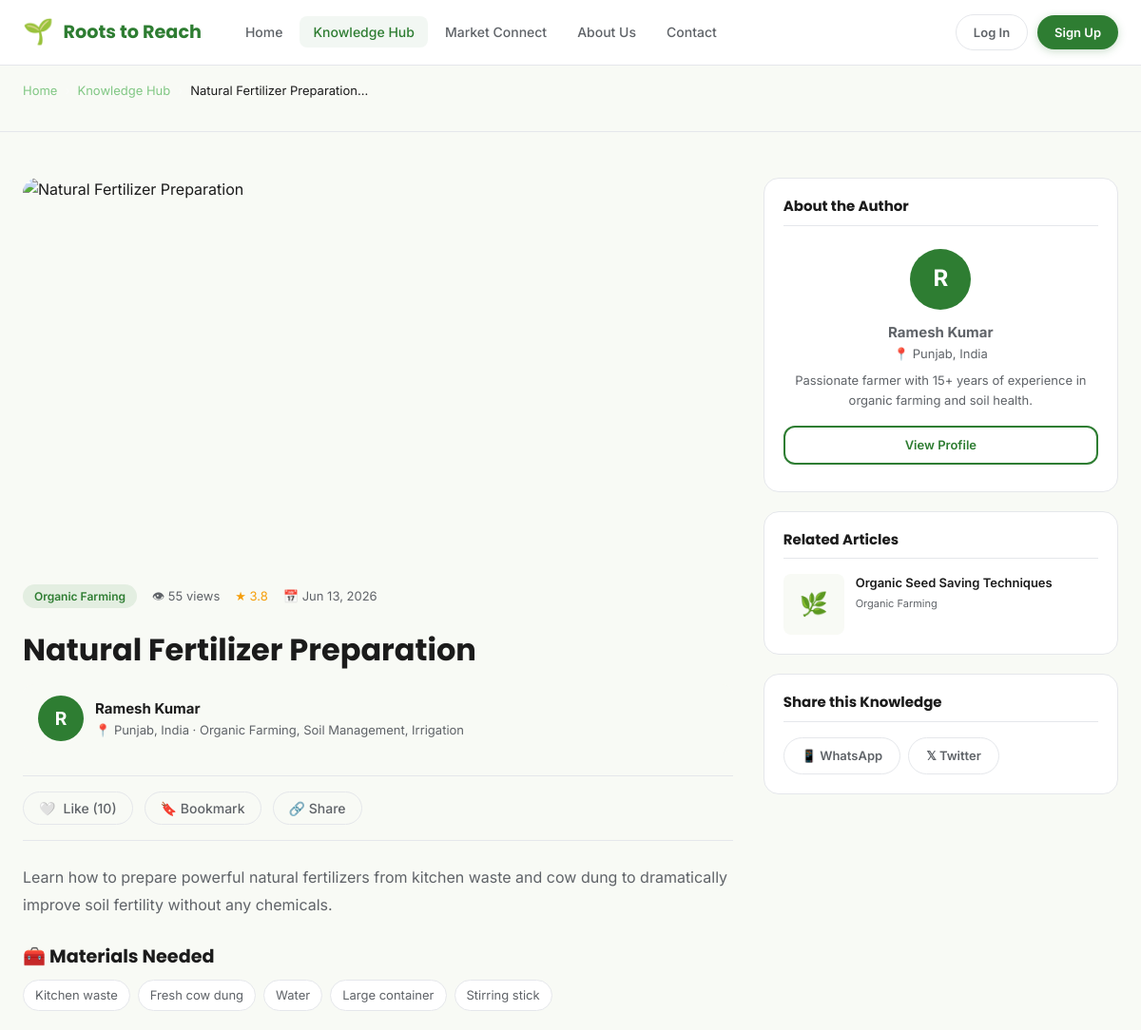
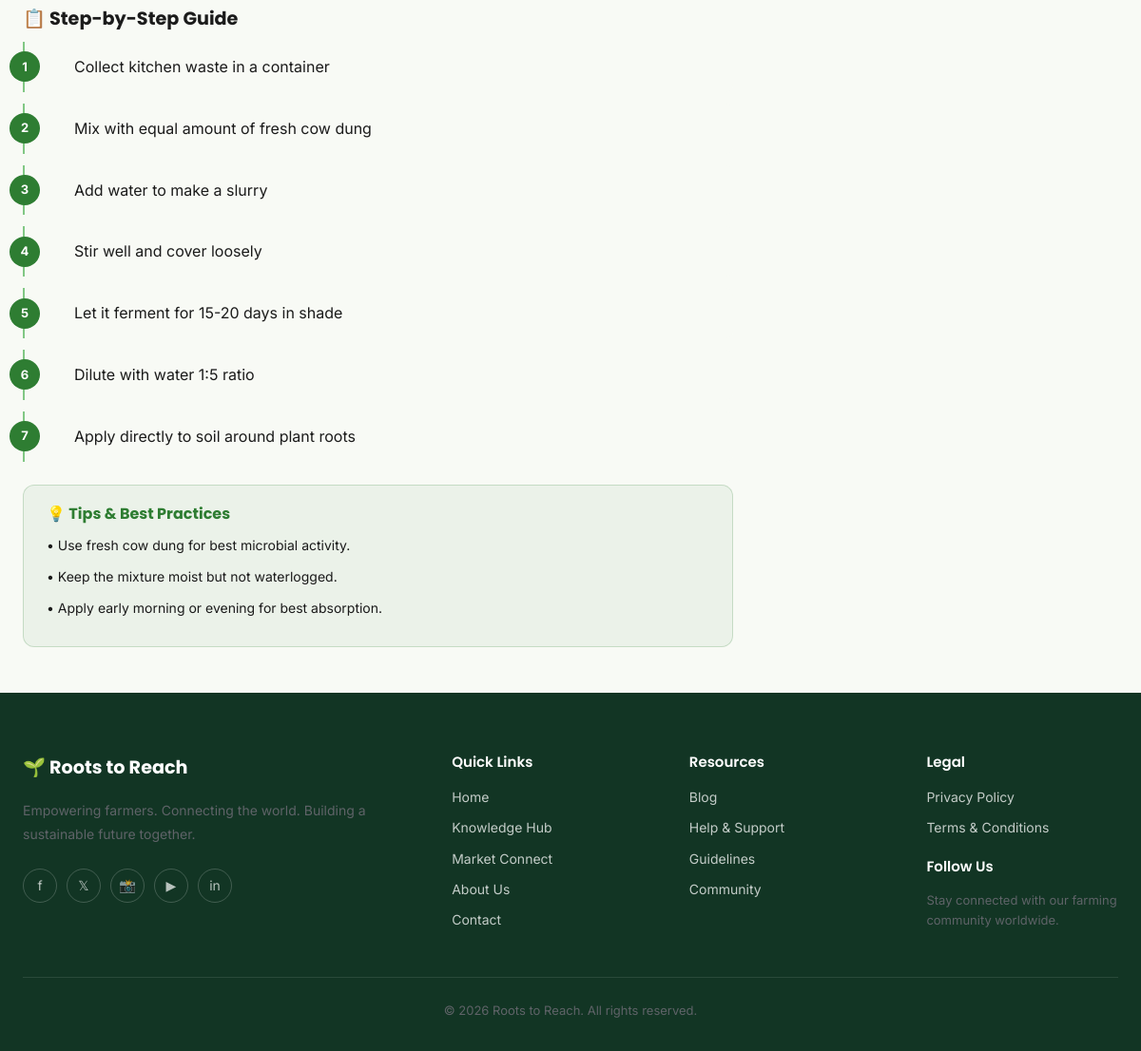
Page /knowledge/1 on the committed database (2 pictures, top to bottom).
### models.py (models this page shows, shortened)
class KnowledgePost(db.Model):
    __tablename__ = 'knowledge_posts'
    id = db.Column(db.Integer, primary_key=True)
    title = db.Column(db.String(200), nullable=False)
    category = db.Column(db.String(100), nullable=False)
    description = db.Column(db.Text, nullable=False)
    steps = db.Column(db.Text)
    tips = db.Column(db.Text)
    materials = db.Column(db.Text)
    image = db.Column(db.String(200), default='default_knowledge.jpg')
    user_id = db.Column(db.Integer, db.ForeignKey('users.id'), nullable=False)
    views = db.Column(db.Integer, default=0)
    likes = db.Column(db.Integer, default=0)
    rating = db.Column(db.Float, default=4.0)
    created_at = db.Column(db.DateTime, default=datetime.utcnow)
    is_published = db.Column(db.Boolean, default=True)

class User(db.Model):
    __tablename__ = 'users'
    id = db.Column(db.Integer, primary_key=True)
    full_name = db.Column(db.String(120), nullable=False)
    email = db.Column(db.String(120), unique=True, nullable=False)
    phone = db.Column(db.String(20))
    location = db.Column(db.String(200))
    bio = db.Column(db.Text)
    skills = db.Column(db.String(300))
    password_hash = db.Column(db.String(256), nullable=False)
    role = db.Column(db.String(20), default='farmer')  # farmer, buyer, admin
    avatar = db.Column(db.String(200), default='default_avatar.png')
    created_at = db.Column(db.DateTime, default=datetime.utcnow)
    is_active = db.Column(db.Boolean, default=True)
    knowledge_posts = db.relationship('KnowledgePost', backref='author', lazy=True, foreign_keys='KnowledgePost.user_id')
    products = db.relationship('Product', backref='seller', lazy=True)
    notifications = db.relationship('Notification', backref='user', lazy=True)

### app.py (the view)
@app.route('/knowledge/<int:post_id>')
def knowledge_detail(post_id):
    post = db.session.get(KnowledgePost, post_id) or abort(404)
    post.views += 1
    db.session.commit()
    related = KnowledgePost.query.filter(
        KnowledgePost.category == post.category,
        KnowledgePost.id != post.id
    ).limit(3).all()
    u = current_user()
    is_owner = u is not None and u.id == post.user_id
    return render_template('knowledge_detail.html', post=post, related=related, user=u, is_owner=is_owner)

### app.py (called while the page is built)
def current_user():
    if 'user_id' in session:
        return db.session.get(User, session['user_id'])
    return None

@app.context_processor
def inject_helpers():
    return dict(get_img_url=get_img_url)

### templates/knowledge_detail.html (shortened to what this page needs)
{% extends "base.html" %}
{% block extra_css %}<link rel="stylesheet" href="{{ url_for('static', filename='css/pages.css') }}">{% endblock %}
{% block content %}
<div style="background:var(--bg-light);padding:16px 0;border-bottom:1px solid var(--border)">
  <div class="container">
    <div class="breadcrumb" style="justify-content:flex-start">
      <a href="{{ url_for('home') }}">Home</a><span>›</span>
      <a href="{{ url_for('knowledge_hub') }}">Knowledge Hub</a><span>›</span>
      <span style="color:var(--text-primary)">{{ post.title[:40] }}...</span>
    </div>
  </div>
</div>
<section class="section-sm">
  <div class="container">
    <div class="detail-layout">
      <div class="detail-main">
        {% set imgs = ['https://images.unsplash.com/photo-1416879595882-3373a0480b5b?w=900&q=80','https://images.unsplash.com/photo-1500382017468-9049fed747ef?w=900&q=80','https://images.unsplash.com/photo-1574943320219-553eb213f72d?w=900&q=80','https://images.unsplash.com/photo-1464226184884-fa280b87c399?w=900&q=80','https://images.unsplash.com/photo-1560493676-04071c5f467b?w=900&q=80','https://images.unsplash.com/photo-1586771107445-d3ca888129ce?w=900&q=80'] %}
        <img src="{{ imgs[post.id % imgs|length] }}" alt="{{ post.title }}" class="detail-banner" loading="lazy">
        <div class="detail-meta">
          <span class="badge badge-green">{{ post.category }}</span>
          <span style="font-size:13px;color:var(--text-secondary)">👁 {{ post.views }} views</span>
          <span class="stars">★ {{ "%.1f"|format(post.rating) }}</span>
          <span style="font-size:13px;color:var(--text-secondary)">📅 {{ post.created_at.strftime('%b %d, %Y') }}</span>
        </div>
        <h1 class="detail-title">{{ post.title }}</h1>
        <div class="detail-author-card">
          <div class="author-avatar" style="width:48px;height:48px;font-size:1.2rem">{{ post.author.full_name[0] }}</div>
          <div>
            <a href="{{ url_for('profile', user_id=post.author.id) }}" style="font-weight:700;font-size:15px;color:var(--text-primary)">{{ post.author.full_name }}</a>
            <p style="font-size:13px;color:var(--text-secondary)">📍 {{ post.author.location or 'India' }} · {{ post.author.skills or 'Farmer' }}</p>
          </div>
        </div>
        <div class="action-bar">
          <button class="action-btn" onclick="this.classList.toggle('liked');this.querySelector('span').textContent=this.classList.contains('liked')?'❤️':'🤍'">
            <span>🤍</span> Like ({{ post.likes }})
          </button>
          <button class="action-btn">🔖 Bookmark</button>
          <button class="action-btn" onclick="navigator.share?navigator.share({title:'{{ post.title }}',url:window.location.href}):alert('Link copied!')">🔗 Share</button>
        </div>
        <div class="detail-content">
          <p>{{ post.description }}</p>
          {% if post.materials %}
          <h3>🧰 Materials Needed</h3>
          <div class="materials-list">
            {% for m in post.materials.split(',') %}
            <span class="material-tag">{{ m.strip() }}</span>
            {% endfor %}
          </div>
          {% endif %}
          {% if post.steps %}
          <h3>📋 Step-by-Step Guide</h3>
          <ol class="steps-list">
            {% for step in post.steps.split('\n') %}
            {% if step.strip() %}<li>{{ step.strip().lstrip('0123456789. ') }}</li>{% endif %}
            {% endfor %}
          </ol>
          {% endif %}
          {% if post.tips %}
          <div class="tips-box">
            <h4>💡 Tips & Best Practices</h4>
            {% for tip in post.tips.split('\n') %}
            {% if tip.strip() %}<p style="font-size:14px;margin-bottom:8px;color:var(--text-primary)">• {{ tip.strip() }}</p>{% endif %}
            {% endfor %}
          </div>
          {% endif %}
        </div>
      </div>
      <aside class="detail-sidebar">
        <div class="sidebar-card">
          <h4>About the Author</h4>
          <div style="text-align:center;padding:8px 0">
            <div class="author-avatar" style="width:64px;height:64px;font-size:1.5rem;margin:0 auto 12px">{{ post.author.full_name[0] }}</div>
            <p style="font-weight:700;font-size:15px">{{ post.author.full_name }}</p>
            <p style="font-size:13px;color:var(--text-secondary)">📍 {{ post.author.location or 'India' }}</p>
            <p style="font-size:13px;color:var(--text-secondary);margin-top:8px">{{ post.author.bio[:100] if post.author.bio else 'Experienced traditional farmer.' }}</p>
            <a href="{{ url_for('profile', user_id=post.author.id) }}" class="btn btn-secondary btn-sm btn-full" style="margin-top:16px">View Profile</a>
          </div>
        </div>
        {% if related %}
        <div class="sidebar-card">
          <h4>Related Articles</h4>
          {% for r in related %}
          <a href="{{ url_for('knowledge_detail', post_id=r.id) }}" class="related-post-item">
            <div class="related-post-img" style="background:var(--bg-light);display:flex;align-items:center;justify-content:center;font-size:24px">🌿</div>
            <div>
              <p class="related-post-title">{{ r.title }}</p>
              <p class="related-post-cat">{{ r.category }}</p>
            </div>
          </a>
          {% endfor %}
        </div>
        {% endif %}
        <div class="sidebar-card">
          <h4>Share this Knowledge</h4>
          <div style="display:flex;gap:8px;flex-wrap:wrap">
            <a href="https://wa.me/?text={{ post.title | urlencode }}" target="_blank" class="btn btn-outline btn-sm">📱 WhatsApp</a>
            <a href="https://twitter.com/intent/tweet?text={{ post.title | urlencode }}&url={{ request.url | urlencode }}" target="_blank" class="btn btn-outline btn-sm">𝕏 Twitter</a>
          </div>
        </div>
      </aside>
    </div>
  </div>
</section>
{% endblock %}

### static/css/global.css (style rules this page uses)
:root { --primary: #2E7D32; --primary-dark: #1B5E20; --primary-light: #4CAF50; --accent: #81C784; --bg-light: #F8FAF5; --white: #FFFFFF; --text-primary: #1B1B1B; --text-secondary: #5F6368; --border: #E5E7EB; --success: #22C55E; --warning: #F59E0B; --error: #EF4444; --footer-dark: #123524; --card-hover: #F0F7EF; --shadow-sm: 0 1px 3px rgba(0,0,0,0.08); --shadow-md: 0 4px 16px rgba(0,0,0,0.10); --shadow-lg: 0 8px 32px rgba(0,0,0,0.12); --radius-sm: 8px; --radius-md: 12px; --radius-lg: 16px; --radius-xl: 24px; --transition: 0.25s ease; }
*, *::before, *::after { box-sizing: border-box; margin: 0; padding: 0; }
html { scroll-behavior: smooth; }
body { font-family: 'Inter', sans-serif; font-size: 16px; color: var(--text-primary); background: var(--bg-light); line-height: 1.6; }
a { text-decoration: none; color: inherit; }
img { max-width: 100%; display: block; }
button { cursor: pointer; border: none; background: none; font-family: inherit; }
h1, h2, h3, h4, h5, h6 { font-family: 'Poppins', sans-serif; font-weight: 700; line-height: 1.25; }
h1 { font-size: clamp(2rem, 5vw, 3.5rem); }
h3 { font-size: 1.25rem; }
p { color: var(--text-secondary); }
.container { max-width: 1200px; margin: 0 auto; padding: 0 24px; }
.section-sm { padding: 48px 0; }
.btn { display: inline-flex; align-items: center; gap: 8px; padding: 12px 28px; border-radius: 50px; font-weight: 600; font-size: 15px; transition: all var(--transition); white-space: nowrap; }
.btn-secondary { background: var(--white); color: var(--primary); border: 2px solid var(--primary); }
.btn-outline { background: transparent; color: var(--text-secondary); border: 1.5px solid var(--border); }
.btn-sm { padding: 8px 18px; font-size: 13px; }
.btn-full { width: 100%; justify-content: center; text-align: center; border-radius: var(--radius-md); }
.badge { display: inline-block; padding: 3px 12px; border-radius: 50px; font-size: 12px; font-weight: 600; }
.badge-green { background: rgba(46,125,50,0.1); color: var(--primary); }
.stars { color: #F59E0B; font-size: 13px; }

### rows in the picture
KnowledgePost: title "Natural Fertilizer Preparation", category "Organic Farming", views "55", rating "3.8", created_at "Jun 13, 2026", likes "10", description "Learn how to prepare powerful natural fertilizers from kitchen waste and cow dung to dramatically improve soil fertility without any chemicals."
User: author "R", author.full_name "Ramesh Kumar", author "Punjab, India", author "Organic Farming, Soil Management, Irrigation", author "Passionate farmer with 15+ years of experience in organic farming and soil health."
KnowledgePost: title "Organic Seed Saving Techniques", category "Organic Farming"

### other values in the picture
{{ m.strip() }} "Kitchen waste" "Fresh cow dung" "Water" "Large container" "Stirring stick"
{{ step.strip().lstrip('0123456789. ') }} "Collect kitchen waste in a container" "Mix with equal amount of fresh cow dung" "Add water to make a slurry" "Stir well and cover loosely" "Let it ferment for 15-20 days in shade" "Dilute with water 1:5 ratio" "Apply directly to soil around plant roots"
{{ tip.strip() }} "Use fresh cow dung for best microbial activity." "Keep the mixture moist but not waterlogged." "Apply early morning or evening for best absorption."
